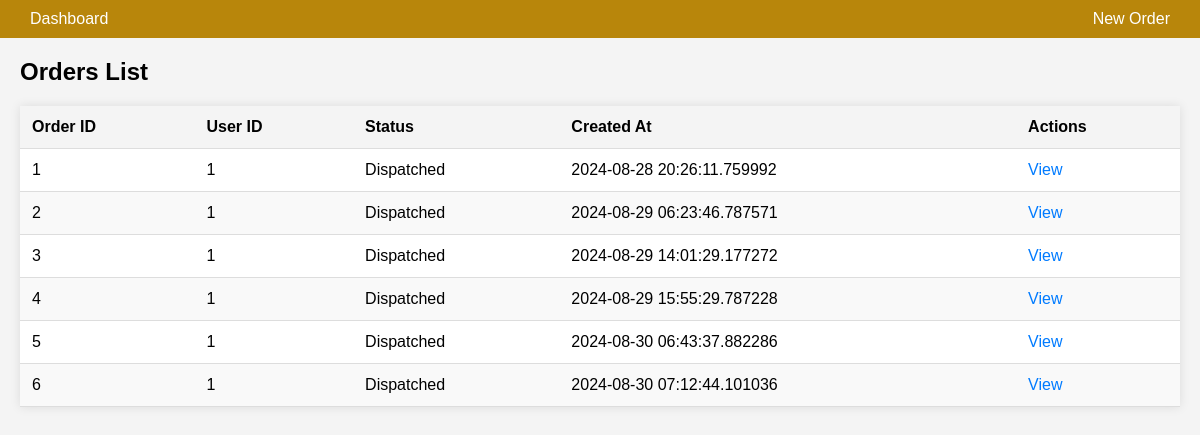
The page /orders on the database as committed earlier.
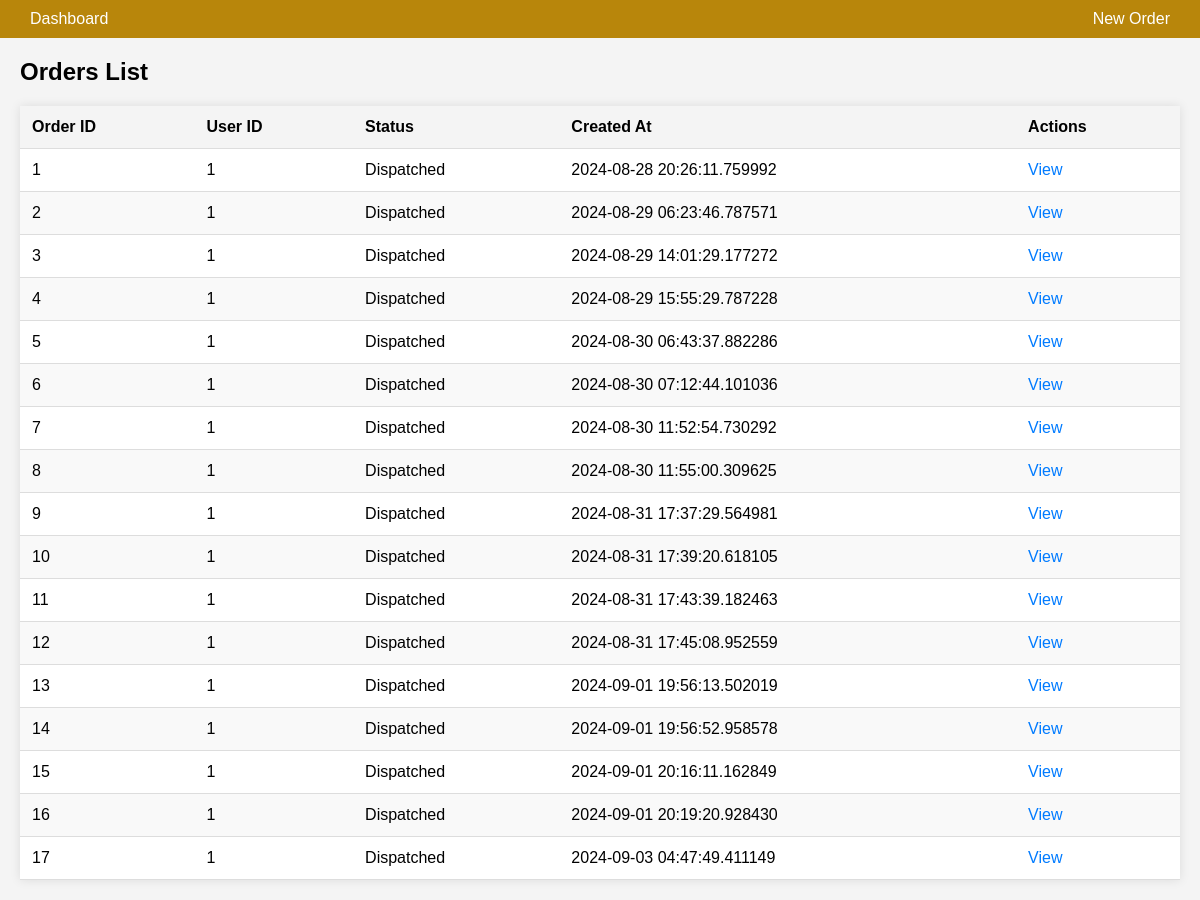
The same page on the database as committed later.
### models.py (models this page shows, shortened)
class Order(db.Model):
    __tablename__ = 'order'
    id = db.Column(db.Integer, primary_key=True)
    name = db.Column(db.String(100), nullable=False)
    phone = db.Column(db.String(20), nullable=False)
    address = db.Column(db.String(200), nullable=False)
    user_id = db.Column(db.Integer, db.ForeignKey('user.id'), nullable=False)
    created_at = db.Column(db.DateTime, default=datetime.utcnow)
    status = db.Column(db.String(50), default='Pending')
    user = db.relationship('User', backref=db.backref('orders', lazy=True))
    items = db.relationship('OrderItem', backref='order', lazy=True)
    date_created = db.Column(db.DateTime, default=datetime.utcnow)
    order_items = db.relationship('OrderItem', backref='parent_order', lazy=True)

### app.py (the view)
@app.route('/orders', methods=['GET'])
def orders():
    orders = Order.query.all()
    return render_template('orders.html', orders=orders)

### app.py (called while the page is built)
@app.before_request
def before_request():
    if 'cart' not in session:
        session['cart'] = {}  # Initialize cart as a dictionary

### templates/orders.html (shortened to what this page needs)
<!DOCTYPE html>
<html lang="en">
<head>
    <link rel="stylesheet" href="{{ url_for('static', filename='css/style.css') }}">
</head>
<body>
    <header>
        <a href="{{ url_for('index') }}">Dashboard</a>
        <a href="{{ url_for('new_order') }}">New Order</a>
    </header>
    <main>
        <h2>Orders List</h2>
        <table>
            <thead>
                <tr>
                    <th>Order ID</th>
                    <th>User ID</th>
                    <th>Status</th>
                    <th>Created At</th>
                    <th>Actions</th>
                </tr>
            </thead>
            <tbody>
                {% for order in orders %}
                <tr>
                    <td>{{ order.id }}</td>
                    <td>{{ order.user_id }}</td>
                    <td>{{ order.status }}</td>
                    <td>{{ order.created_at }}</td>
                    <td class="actions">
                        <a href="{{ url_for('order_detail', order_id=order.id) }}">View</a>
                    </td>
                </tr>
                {% endfor %}
            </tbody>
        </table>
    </main>
</body>
</html>

### static/css/style.css (style rules this page uses)
* { margin: 0; padding: 0; box-sizing: border-box; }
body { font-family: Arial, Helvetica, sans-serif; background-color: beige; color: black; }
header { display: flex; justify-content: space-between; align-items: center; padding: 10px 20px; background-color: darkgoldenrod; color: wheat; }
main { margin-left: 220px; padding: 20px; padding-top: 60px; }
a { color: black; }

### templates/orders.html (style rules this page uses)
body { font-family: Arial, sans-serif; margin: 0; padding: 0; background-color: #f4f4f4; }
header { background-color: darkgoldenrod; color: white; padding: 10px 20px; text-align: center; }
header a { color: white; text-decoration: none; margin: 0 10px; }
main { padding: 20px; max-width: 1200px; margin: 0 auto; }
h2 { margin-top: 0; }
table { width: 100%; border-collapse: collapse; margin-top: 20px; background-color: white; box-shadow: 0 0 10px rgba(0, 0, 0, 0.1); }
th, td { padding: 12px; text-align: left; border-bottom: 1px solid #ddd; }
th { background-color: #f4f4f4; font-weight: bold; }
tr:nth-child(even) { background-color: #f9f9f9; }
.actions a { color: #007bff; text-decoration: none; margin-right: 10px; }

Rows that differ between the two databases and show on the page:
added Order: id "7", user_id "1", status "Dispatched", created_at "2024-08-30 11:52:54.730292"
added Order: id "8", user_id "1", status "Dispatched", created_at "2024-08-30 11:55:00.309625"
added Order: id "9", user_id "1", status "Dispatched", created_at "2024-08-31 17:37:29.564981"
added Order: id "10", user_id "1", status "Dispatched", created_at "2024-08-31 17:39:20.618105"
added Order: id "11", user_id "1", status "Dispatched", created_at "2024-08-31 17:43:39.182463"
added Order: id "12", user_id "1", status "Dispatched", created_at "2024-08-31 17:45:08.952559"
added Order: id "13", user_id "1", status "Dispatched", created_at "2024-09-01 19:56:13.502019"
added Order: id "14", user_id "1", status "Dispatched", created_at "2024-09-01 19:56:52.958578"
added Order: id "15", user_id "1", status "Dispatched", created_at "2024-09-01 20:16:11.162849"
added Order: id "16", user_id "1", status "Dispatched", created_at "2024-09-01 20:19:20.928430"
added Order: id "17", user_id "1", status "Dispatched", created_at "2024-09-03 04:47:49.411149"
